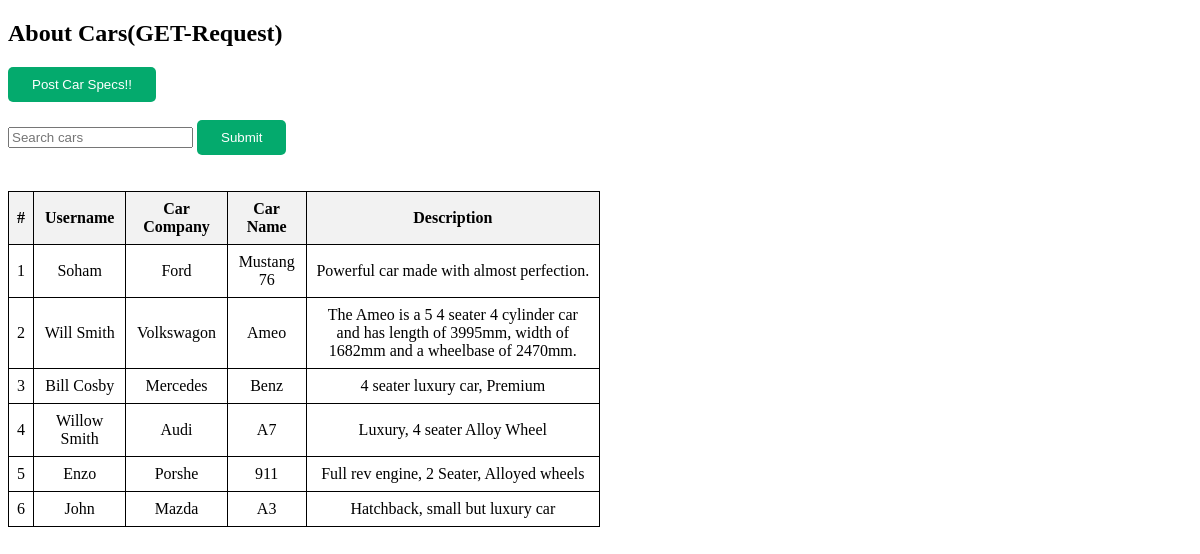
The page /about/ on the database its author committed.
### app/models.py (models this page shows, shortened)
class Car(models.Model):
    username = models.CharField(max_length=100)
    car_company = models.CharField(max_length=100)
    car_name = models.CharField(max_length=100)
    car_desc = models.TextField()

### app/views.py (the view)
# urls.py: path('about/', views.about, name= 'about'),
def about(request):
    search_query = request.GET.get('search', '')
    if search_query:
        cars = Car.objects.filter(car_company__icontains=search_query) | Car.objects.filter(car_name__icontains=search_query) | Car.objects.filter(car_desc__icontains=search_query)
    else:
        cars = Car.objects.all()
    search_query = ""
    return render(request, 'app/about.html', {'cars': cars})

### app/templates/app/about.html (shortened to what this page needs)
<!DOCTYPE html>
<html lang="en">
<head>
</head>
<body>
    <h2>About Cars(GET-Request)</h2>
    <div class="form-container" style="padding: px;">
        <div class="btn-group">
            <a href="{% url 'home' %}"><button>Post Car Specs!!</button></a>
          </div>
          <br>
          <form action="{% url 'about' %}" method="get" id="search-form">
            <input type="text" placeholder="Search cars" id="search-input" value="{{ request.GET.search }}" name="search">
            <button type="submit">Submit</button>
          </form>
    </div>
    <br><br>
    <div class="cont">
        <table>
            <tr>
                <th>#</th>
                <th>Username</th>
                <th>Car Company</th>
                <th>Car Name</th>
                <th>Description</th>
            </tr>
            {% for car in cars %}
            <tr>
                <td>{{ forloop.counter }}</td>
                <td>{{ car.username }}</td>
                <td>{{ car.car_company }}</td>
                <td>{{ car.car_name }}</td>
                <td>{{ car.car_desc }}</td>
            </tr>
            {% empty %}
            <tr>
                <td colspan="5">No cars found</td>
            </tr>
            {% endfor %}
        </table>
    </div>
</body>
</html>

### app/templates/app/about.html (style rules this page uses)
table { width: 50%; border-collapse: collapse; }
th, td { border: 1px solid black; padding: 8px; text-align: center; }
th { background-color: #f2f2f2; }
button { background-color: #04AA6D; border: 1px solid green; color: white; padding: 10px 24px; cursor: pointer; border-radius: 5px; border: none; }

### rows shown on the page
Car: username "Soham", car_company "Ford", car_name "Mustang 76", car_desc "Powerful car made with almost perfection."
Car: username "Will Smith", car_company "Volkswagon", car_name "Ameo", car_desc "The Ameo is a 5 4 seater 4 cylinder car and has length of 3995mm, width of 1682mm and a wheelbase of 2470mm."
Car: username "Bill Cosby", car_company "Mercedes", car_name "Benz", car_desc "4 seater luxury car, Premium"
Car: username "Willow Smith", car_company "Audi", car_name "A7", car_desc "Luxury, 4 seater Alloy Wheel"
Car: username "Enzo", car_company "Porshe", car_name "911", car_desc "Full rev engine, 2 Seater, Alloyed wheels"
Car: username "John", car_company "Mazda", car_name "A3", car_desc "Hatchback, small but luxury car"
